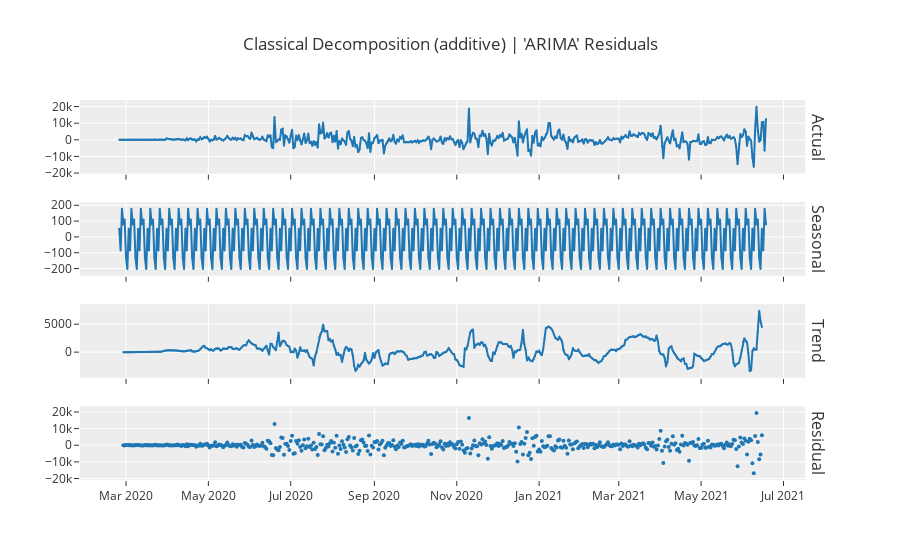

Write notebook code for a chart like this one.
### Code cell
plot_model(final_tuned_aa, "decomp_classical")

### Figure 1 — Plotly figure (JSON) as saved in the notebook; plotly's stock layout.template omitted (floating-point values rounded to 4 significant figures; data arrays with more than 128 entries replaced by an {"elided": "..."} marker saying what was removed)
{"data": [{"line": {"color": "#1f77b4", "width": 2}, "marker": {"size": 2}, "mode": "lines+markers", "name": "Actual", "x": {"elided": "480 str values"}, "y": {"elided": "480 float values"}, "type": "scatter", "xaxis": "x", "yaxis": "y"}, {"line": {"color": "#1f77b4", "width": 2}, "marker": {"size": 2}, "mode": "lines+markers", "name": "Seasonal", "x": {"elided": "480 str values"}, "y": {"elided": "480 float values"}, "type": "scatter", "xaxis": "x2", "yaxis": "y2"}, {"line": {"color": "#1f77b4", "width": 2}, "marker": {"size": 2}, "mode": "lines+markers", "name": "Trend", "x": {"elided": "480 str values"}, "y": {"elided": "480 float values"}, "type": "scatter", "xaxis": "x3", "yaxis": "y3"}, {"line": {"color": "#1f77b4", "width": 2}, "marker": {"size": 4}, "mode": "markers", "name": "Residuals", "x": {"elided": "480 str values"}, "y": {"elided": "480 float values"}, "type": "scatter", "xaxis": "x4", "yaxis": "y4"}], "layout": {"xaxis": {"anchor": "y", "domain": [0, 0.98], "matches": "x4", "showticklabels": false}, "yaxis": {"anchor": "x", "domain": [0.8063, 1]}, "xaxis2": {"anchor": "y2", "domain": [0, 0.98], "matches": "x4", "showticklabels": false}, "yaxis2": {"anchor": "x2", "domain": [0.5375, 0.7312]}, "xaxis3": {"anchor": "y3", "domain": [0, 0.98], "matches": "x4", "showticklabels": false}, "yaxis3": {"anchor": "x3", "domain": [0.2687, 0.4625]}, "xaxis4": {"anchor": "y4", "domain": [0, 0.98]}, "yaxis4": {"anchor": "x4", "domain": [0, 0.1938]}, "annotations": [{"font": {"size": 16}, "showarrow": false, "text": "Actual", "textangle": 90, "x": 0.98, "xanchor": "left", "xref": "paper", "y": 0.9031, "yanchor": "middle", "yref": "paper"}, {"font": {"size": 16}, "showarrow": false, "text": "Seasonal", "textangle": 90, "x": 0.98, "xanchor": "left", "xref": "paper", "y": 0.6344, "yanchor": "middle", "yref": "paper"}, {"font": {"size": 16}, "showarrow": false, "text": "Trend", "textangle": 90, "x": 0.98, "xanchor": "left", "xref": "paper", "y": 0.3656, "yanchor": "middle", "yref": "paper"}, {"font": {"size": 16}, "showarrow": false, "text": "Residual", "textangle": 90, "x": 0.98, "xanchor": "left", "xref": "paper", "y": 0.09688, "yanchor": "middle", "yref": "paper"}], "title": {"text": "Classical Decomposition (additive) | 'ARIMA' Residuals"}, "showlegend": false}}
